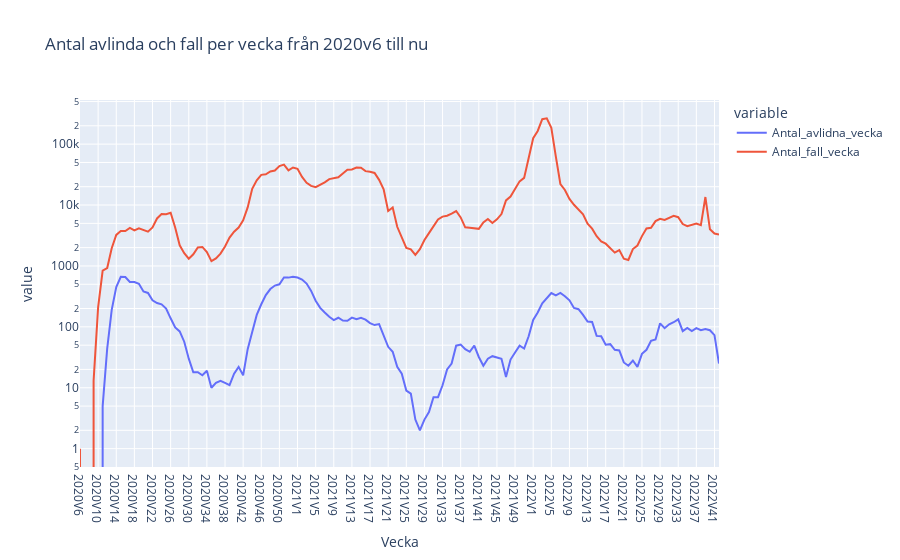

Notebook code cell kept with this figure:
### Code cell
fig = px.line(
    df,
    x="Vecka",
    y=["Antal_avlidna_vecka", "Antal_fall_vecka"],
    log_y= True,
    title="Antal avlinda och fall per vecka från 2020v6 till nu",
    
)
fig.show()
fig.write_html("uppgift 1e.html", auto_open = True)

### Figure 1 — Plotly figure (JSON) as saved in the notebook; plotly's stock layout.template omitted (floating-point values rounded to 4 significant figures; data arrays with more than 128 entries replaced by an {"elided": "..."} marker saying what was removed)
{"data": [{"hovertemplate": "variable=Antal_avlidna_vecka<br>Vecka=%{x}<br>value=%{y}<extra></extra>", "legendgroup": "Antal_avlidna_vecka", "line": {"color": "#636efa", "dash": "solid"}, "marker": {"symbol": "circle"}, "mode": "lines", "name": "Antal_avlidna_vecka", "orientation": "v", "showlegend": true, "type": "scatter", "x": {"elided": "142 str values"}, "xaxis": "x", "y": {"elided": "142 int values"}, "yaxis": "y"}, {"hovertemplate": "variable=Antal_fall_vecka<br>Vecka=%{x}<br>value=%{y}<extra></extra>", "legendgroup": "Antal_fall_vecka", "line": {"color": "#EF553B", "dash": "solid"}, "marker": {"symbol": "circle"}, "mode": "lines", "name": "Antal_fall_vecka", "orientation": "v", "showlegend": true, "type": "scatter", "x": {"elided": "142 str values"}, "xaxis": "x", "y": {"elided": "142 int values"}, "yaxis": "y"}], "layout": {"legend": {"title": {"text": "variable"}, "tracegroupgap": 0}, "title": {"text": "Antal avlinda och fall per vecka från 2020v6 till nu"}, "xaxis": {"anchor": "y", "domain": [0, 1], "title": {"text": "Vecka"}}, "yaxis": {"anchor": "x", "domain": [0, 1], "title": {"text": "value"}, "type": "log"}}}
